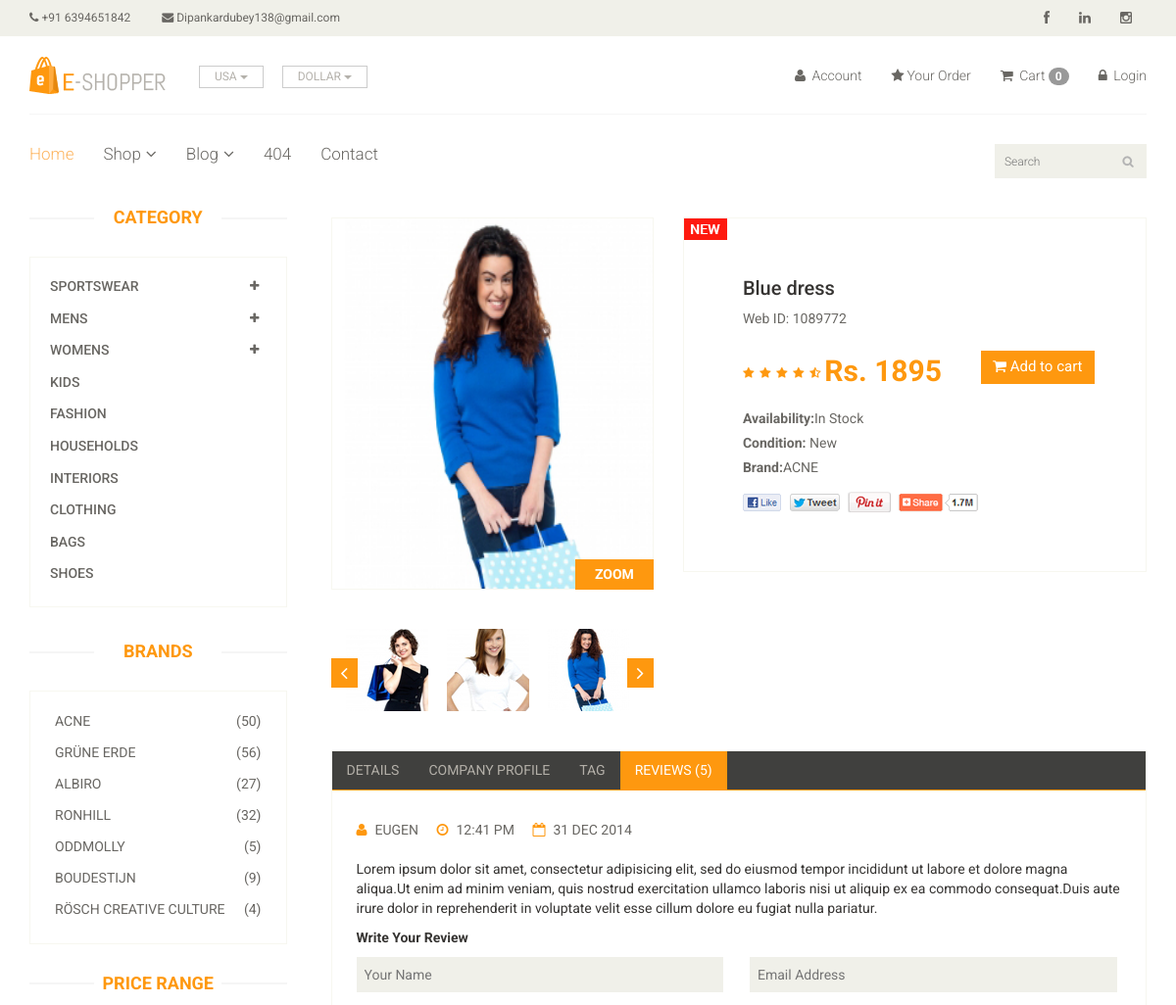
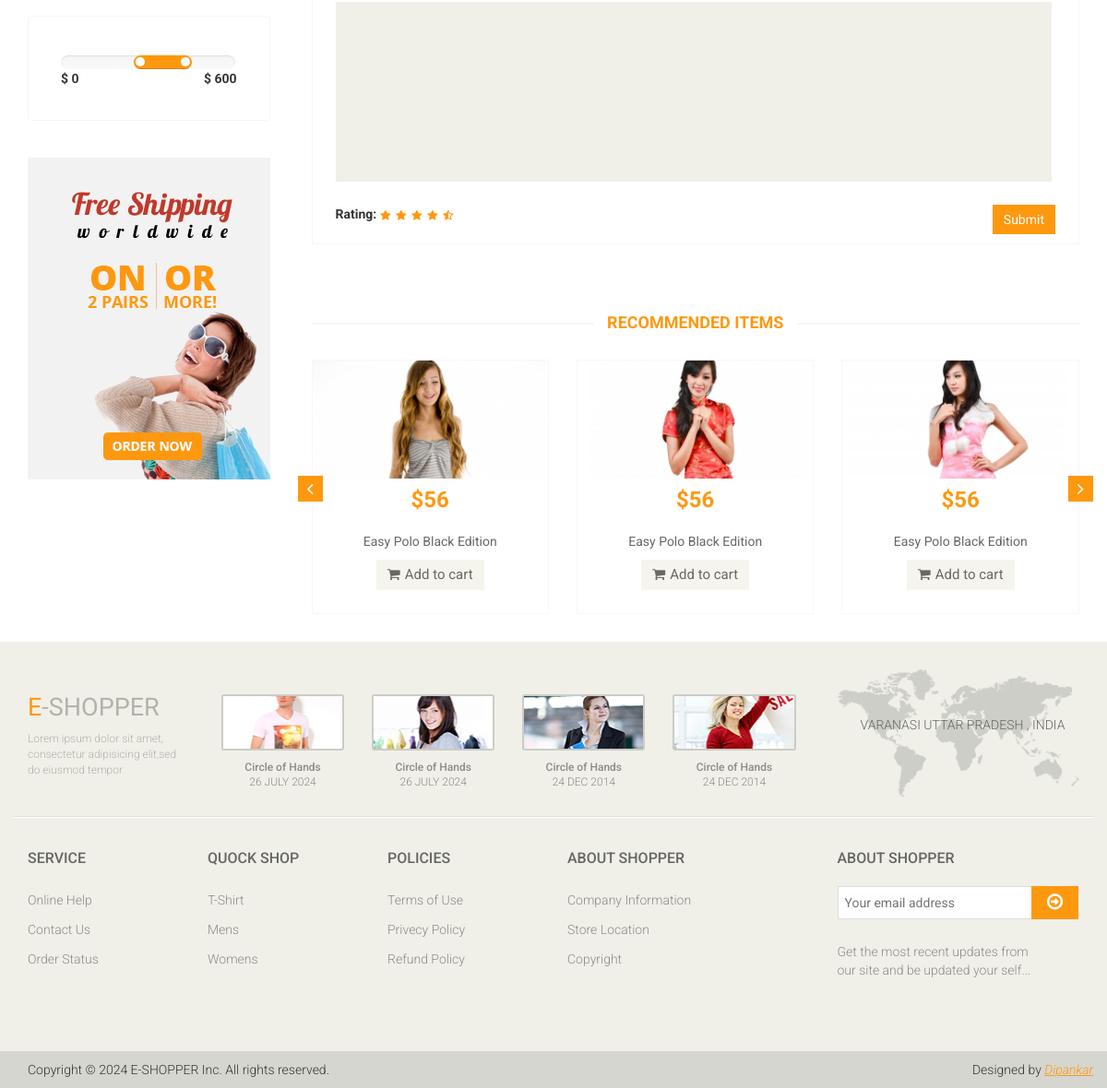
Page /product/13 on the committed database (2 pictures, top to bottom).
### app/models.py (models this page shows, shortened)
class Product(models.Model):
        Availability = (('In Stock','In Stock'),('Out of Stock','Out of Stock'))
        image = models.ImageField(upload_to='ecommerce/pimg')
        name = models.CharField(max_length=100)
        datetime = models.DateField(auto_now_add=True)
        price = models.IntegerField(default=0)
        Availability = models.CharField(choices=Availability,max_length=100,null=True)
        category = models.ForeignKey(Category, on_delete=models.CASCADE, null=False, default="")
        sub_category = models.ForeignKey(Sub_Category, on_delete=models.CASCADE, null=False, default="")
        brand = models.ForeignKey(Brand,on_delete=models.CASCADE,null=True)

class Brand(models.Model):
    name = models.CharField(max_length=250)
    def __str__(self):
        return self.name

### Ecommerce/views.py (the view)
# urls.py: path('product/<str:id>',views.ProductDetails,name='product-details'),
def ProductDetails(request,id):
    product = Product.objects.filter(id = id).first()
    data = {
        'product':product
    }
    return render(request,"product-details.html",data)

### templates/product-details.html (shortened to what this page needs)
{% extends "master.html" %}
{% block content %}
<section>
		<div class="container">
			<div class="row">
				<div class="col-sm-3">
					<div class="left-sidebar">
						<h2>Category</h2>
						<div class="panel-group category-products" id="accordian">
							<div class="panel panel-default">
								<div class="panel-heading">
									<h4 class="panel-title">
										<a data-toggle="collapse" data-parent="#accordian" href="#sportswear">
											<span class="badge pull-right"><i class="fa fa-plus"></i></span>
											Sportswear
										</a>
									</h4>
								</div>
							</div>
							<div class="panel panel-default">
								<div class="panel-heading">
									<h4 class="panel-title">
										<a data-toggle="collapse" data-parent="#accordian" href="#mens">
											<span class="badge pull-right"><i class="fa fa-plus"></i></span>
											Mens
										</a>
									</h4>
								</div>
							</div>
							<div class="panel panel-default">
								<div class="panel-heading">
									<h4 class="panel-title">
										<a data-toggle="collapse" data-parent="#accordian" href="#womens">
											<span class="badge pull-right"><i class="fa fa-plus"></i></span>
											Womens
										</a>
									</h4>
								</div>
							</div>
							<div class="panel panel-default">
								<div class="panel-heading">
									<h4 class="panel-title"><a href="#">Kids</a></h4>
								</div>
							</div>
							<div class="panel panel-default">
								<div class="panel-heading">
									<h4 class="panel-title"><a href="#">Fashion</a></h4>
								</div>
							</div>
							<div class="panel panel-default">
								<div class="panel-heading">
									<h4 class="panel-title"><a href="#">Households</a></h4>
								</div>
							</div>
							<div class="panel panel-default">
								<div class="panel-heading">
									<h4 class="panel-title"><a href="#">Interiors</a></h4>
								</div>
							</div>
							<div class="panel panel-default">
								<div class="panel-heading">
									<h4 class="panel-title"><a href="#">Clothing</a></h4>
								</div>
							</div>
							<div class="panel panel-default">
								<div class="panel-heading">
									<h4 class="panel-title"><a href="#">Bags</a></h4>
								</div>
							</div>
							<div class="panel panel-default">
								<div class="panel-heading">
									<h4 class="panel-title"><a href="#">Shoes</a></h4>
								</div>
							</div>
						</div>
						<div class="brands_products">
							<h2>Brands</h2>
							<div class="brands-name">
								<ul class="nav nav-pills nav-stacked">
									<li><a href=""> <span class="pull-right">(50)</span>Acne</a></li>
									<li><a href=""> <span class="pull-right">(56)</span>Grüne Erde</a></li>
									<li><a href=""> <span class="pull-right">(27)</span>Albiro</a></li>
									<li><a href=""> <span class="pull-right">(32)</span>Ronhill</a></li>
									<li><a href=""> <span class="pull-right">(5)</span>Oddmolly</a></li>
									<li><a href=""> <span class="pull-right">(9)</span>Boudestijn</a></li>
									<li><a href=""> <span class="pull-right">(4)</span>Rösch creative culture</a></li>
								</ul>
							</div>
						</div>
						<div class="price-range">
							<h2>Price Range</h2>
							<div class="well">
								 <input type="text" class="span2" value="" data-slider-min="0" data-slider-max="600" data-slider-step="5" data-slider-value="[250,450]" id="sl2" ><br />
								 <b>$ 0</b> <b class="pull-right">$ 600</b>
							</div>
						</div>
						<div class="shipping text-center">
							<img src="images/home/shipping.jpg" alt="" />
						</div>
					</div>
				</div>
				<div class="col-sm-9 padding-right">
					<div class="product-details">
						<div class="col-sm-5">
							<div class="view-product">
								<img src="/{{product.image}}" alt="" />
								<h3>ZOOM</h3>
							</div>
							<div id="similar-product" class="carousel slide" data-ride="carousel">
								    <div class="carousel-inner">
										<div class="item active">
										  <a href=""><img src="images/product-details/similar1.jpg" alt=""></a>
										  <a href=""><img src="images/product-details/similar2.jpg" alt=""></a>
										  <a href=""><img src="images/product-details/similar3.jpg" alt=""></a>
										</div>
									</div>
								  <a class="left item-control" href="#similar-product" data-slide="prev">
									<i class="fa fa-angle-left"></i>
								  </a>
								  <a class="right item-control" href="#similar-product" data-slide="next">
									<i class="fa fa-angle-right"></i>
								  </a>
							</div>
						</div>
						<div class="col-sm-7">
							<div class="product-information">
								<img src="images/product-details/new.jpg" class="newarrival" alt="" />
								<h2>{{product.name}}</h2>
								<p>Web ID: 1089772</p>
								<img src="images/product-details/rating.png" alt="" />
								<span>
									<span>Rs. {{product.price}}</span>
									<a href="{% url 'cart_add' product.id %}" type="button" class="btn btn-fefault cart">
										<i class="fa fa-shopping-cart"></i>
										Add to cart
									</a>
								</span>
								<p><b>Availability:</b>{{product.Availability}}</p>
								<p><b>Condition:</b> New</p>
								<p><b>Brand:</b>{{product.brand}}</p>
								<a href=""><img src="images/product-details/share.png" class="share img-responsive"  alt="" /></a>
							</div>
						</div>
					</div>
					<div class="category-tab shop-details-tab">
						<div class="col-sm-12">
							<ul class="nav nav-tabs">
								<li><a href="#details" data-toggle="tab">Details</a></li>
								<li><a href="#companyprofile" data-toggle="tab">Company Profile</a></li>
								<li><a href="#tag" data-toggle="tab">Tag</a></li>
								<li class="active"><a href="#reviews" data-toggle="tab">Reviews (5)</a></li>
							</ul>
						</div>
						<div class="tab-content">
							<div class="tab-pane fade active in" id="reviews" >
								<div class="col-sm-12">
									<ul>
										<li><a href=""><i class="fa fa-user"></i>EUGEN</a></li>
										<li><a href=""><i class="fa fa-clock-o"></i>12:41 PM</a></li>
										<li><a href=""><i class="fa fa-calendar-o"></i>31 DEC 2014</a></li>
									</ul>
									<p>Lorem ipsum dolor sit amet, consectetur adipisicing elit, sed do eiusmod tempor incididunt ut labore et dolore magna aliqua.Ut enim ad minim veniam, quis nostrud exercitation ullamco laboris nisi ut aliquip ex ea commodo consequat.Duis aute irure dolor in reprehenderit in voluptate velit esse cillum dolore eu fugiat nulla pariatur.</p>
									<p><b>Write Your Review</b></p>
									<form action="#">
										<span>
											<input type="text" placeholder="Your Name"/>
											<input type="email" placeholder="Email Address"/>
										</span>
										<textarea name="" ></textarea>
										<b>Rating: </b> <img src="images/product-details/rating.png" alt="" />
										<button type="button" class="btn btn-default pull-right">
											Submit
										</button>
									</form>
								</div>
							</div>
						</div>
					</div>
					<div class="recommended_items">
						<h2 class="title text-center">recommended items</h2>
						<div id="recommended-item-carousel" class="carousel slide" data-ride="carousel">
							<div class="carousel-inner">
								<div class="item active">
									<div class="col-sm-4">
										<div class="product-image-wrapper">
											<div class="single-products">
												<div class="productinfo text-center">
													<img src="images/home/recommend1.jpg" alt="" />
													<h2>$56</h2>
													<p>Easy Polo Black Edition</p>
													<button type="button" class="btn btn-default add-to-cart"><i class="fa fa-shopping-cart"></i>Add to cart</button>
												</div>
											</div>
										</div>
									</div>
									<div class="col-sm-4">
										<div class="product-image-wrapper">
											<div class="single-products">
												<div class="productinfo text-center">
													<img src="images/home/recommend2.jpg" alt="" />
													<h2>$56</h2>
													<p>Easy Polo Black Edition</p>
													<button type="button" class="btn btn-default add-to-cart"><i class="fa fa-shopping-cart"></i>Add to cart</button>
												</div>
											</div>
										</div>
									</div>
									<div class="col-sm-4">
										<div class="product-image-wrapper">
											<div class="single-products">
												<div class="productinfo text-center">
													<img src="images/home/recommend3.jpg" alt="" />
													<h2>$56</h2>
													<p>Easy Polo Black Edition</p>
													<button type="button" class="btn btn-default add-to-cart"><i class="fa fa-shopping-cart"></i>Add to cart</button>
												</div>
											</div>
										</div>
									</div>
								</div>
							</div>
							 <a class="left recommended-item-control" href="#recommended-item-carousel" data-slide="prev">
								<i class="fa fa-angle-left"></i>
							  </a>
							  <a class="right recommended-item-control" href="#recommended-item-carousel" data-slide="next">
								<i class="fa fa-angle-right"></i>
							  </a>
						</div>
					</div>
				</div>
			</div>
		</div>
	</section>
	{% endblock %}

### rows in the picture
Product: image (picture), name "Blue dress", price "1895", Availability "In Stock", brand "ACNE"

### other values in the picture
{{ request.session.cart|length }} "0"
